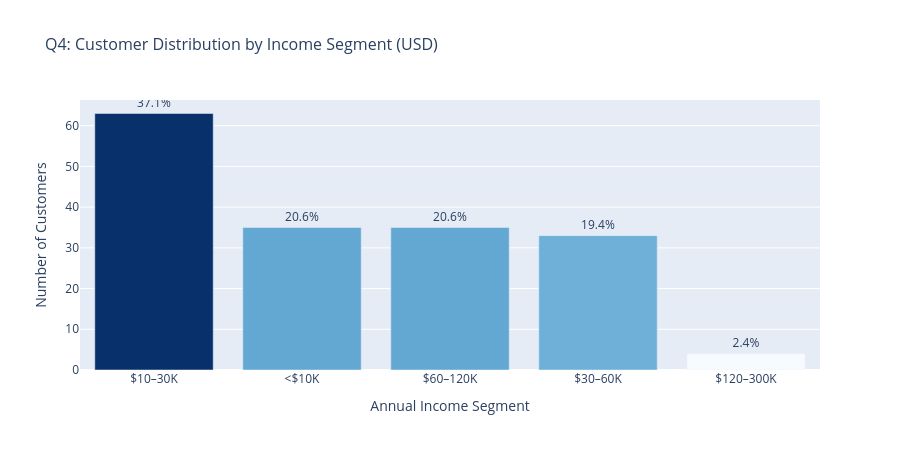

Notebook source saved alongside this figure:
### Code cell
# Income segment counts
inc_dist = customers['income_segment'].value_counts().reset_index()
inc_dist.columns = ['income_segment', 'count']
inc_dist['pct'] = (inc_dist['count'] / len(customers) * 100).round(1)

fig1 = px.bar(
    inc_dist,
    x='income_segment',
    y='count',
    color='count',
    color_continuous_scale='Blues',
    title='Q4: Customer Distribution by Income Segment (USD)',
    labels={
        'income_segment': 'Annual Income Segment',
        'count':          'Number of Customers'
    },
    text='pct'
)
fig1.update_traces(
    texttemplate='%{text:.1f}%',
    textposition='outside'
)
fig1.update_layout(
    coloraxis_showscale=False,
    height=450,
    title_font_size=16
)
fig1.show()

### Figure 1 — Plotly figure (JSON) as saved in the notebook; plotly's stock layout.template omitted (floating-point values rounded to 4 significant figures)
{"data": [{"hovertemplate": "Annual Income Segment=%{x}<br>Number of Customers=%{marker.color}<br>pct=%{text}<extra></extra>", "legendgroup": "", "marker": {"color": [63, 35, 35, 33, 4], "coloraxis": "coloraxis", "pattern": {"shape": ""}}, "name": "", "orientation": "v", "showlegend": false, "text": [37.1, 20.6, 20.6, 19.4, 2.4], "textposition": "outside", "texttemplate": "%{text:.1f}%", "type": "bar", "x": ["$10–30K", "<$10K", "$60–120K", "$30–60K", "$120–300K"], "xaxis": "x", "y": [63, 35, 35, 33, 4], "yaxis": "y"}], "layout": {"barmode": "relative", "coloraxis": {"autocolorscale": false, "colorbar": {"title": {"text": "Number of Customers"}}, "colorscale": [[0, "rgb(247,251,255)"], [0.125, "rgb(222,235,247)"], [0.25, "rgb(198,219,239)"], [0.375, "rgb(158,202,225)"], [0.5, "rgb(107,174,214)"], [0.625, "rgb(66,146,198)"], [0.75, "rgb(33,113,181)"], [0.875, "rgb(8,81,156)"], [1, "rgb(8,48,107)"]], "showscale": false}, "height": 450, "legend": {"tracegroupgap": 0}, "title": {"font": {"size": 16}, "text": "Q4: Customer Distribution by Income Segment (USD)"}, "xaxis": {"anchor": "y", "domain": [0, 1], "title": {"text": "Annual Income Segment"}}, "yaxis": {"anchor": "x", "domain": [0, 1], "title": {"text": "Number of Customers"}}}}
